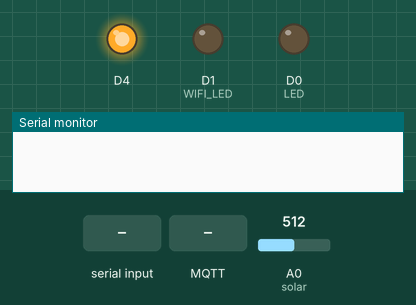
This sketch was run on a simulated ESP8266 (NodeMCU). Parts: output pins drawn as LEDs (lit = HIGH, except the on-board LED, lit = LOW), the last lines printed to the serial monitor. The inputs (shaded band) are chosen by the test bench; at power-on: A0 (solar) = 512. WiFi joins after 1.5 s; servers stay silent unless stated; no MQTT or app messages arrive unless stated.

Above: at 0.1 s.
At 2.7 s:
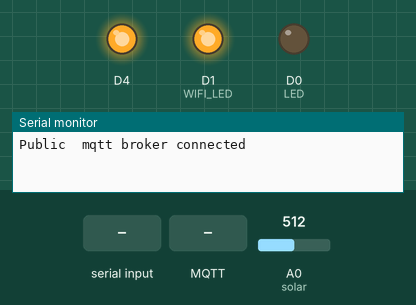
2.8 s: "1" received over Serial
At 3.2 s:
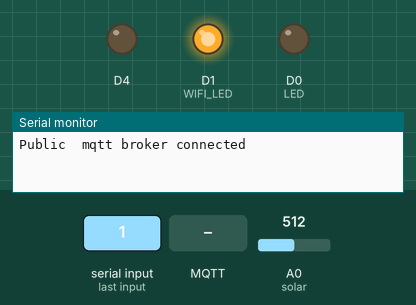
4.8 s: MQTT message "1" arrives on the first subscribed topic
6.3 s: MQTT message "on" arrives on the first subscribed topic
7.9 s: MQTT message "off" arrives on the first subscribed topic
Timing chart, 0 to 10.5 s (numbered marks = the images above; inputs shaded):
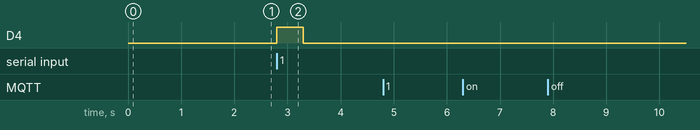

The sketch:

MMTS_APP.ino
```cpp
#include <ESP8266WiFi.h>
#include <PubSubClient.h>
#include <ArduinoJson.h>
#define LED D0            // Led in NodeMCU at pin GPIO16 (D0).
#define WIFI_LED D1
// WiFi
const char *ssid = "Ga"; // Enter your WiFi name
const char *password = "12345678";  // Enter WiFi password
// MQTT Broker
const char *mqtt_broker = "broker.hivemq.com";
const char *topic = "starttopic";
const int mqtt_port = 1883;
int solar=A0;
int ir_status=0;
int buff[20];
int buff_calibration[100];
int diff=0;
int a=0,b[20];
int i=0;
int c;
int solar_flag=0;
WiFiClient espClient;
PubSubClient client(espClient);

void setup() {
  // Set software serial baud to 115200;
  Serial.begin(115200);
   pinMode(LED, OUTPUT);
    pinMode(solar,INPUT);
    pinMode(WIFI_LED,OUTPUT);
    digitalWrite(WIFI_LED,LOW);
   digitalWrite(LED,LOW);
   pinMode(2,OUTPUT);


  // connecting to a WiFi network
  WiFi.begin(ssid, password);
  while (WiFi.status() != WL_CONNECTED) {
      delay(500);
     // Serial.println("Connecting to WiFi..");
  }
 // Serial.println("Connected to the WiFi network");
  digitalWrite(WIFI_LED,HIGH);
  //connecting to a mqtt broker
  client.setServer(mqtt_broker, mqtt_port);
  client.setCallback(callback);
  while (!client.connected()) {
      String client_id = "esp8266-client-";
      client_id += String(WiFi.macAddress());
    //  Serial.printf("The client %s connects to the public mqtt broker\n", client_id.c_str());
      if (client.connect(client_id.c_str())) {
           Serial.println("Public  mqtt broker connected");
          digitalWrite(WIFI_LED,HIGH);


      } else {
        //  Serial.print("failed with state ");
          Serial.print(client.state());
          delay(2000);
      }
  }
  // publish and subscribe
  client.subscribe("starttopic");

}

void callback(char *topic, byte *payload, unsigned int length) {
  int i;
 Serial.print("Received [");
  Serial.print(topic);
  Serial.print("]: ");
  for (i = 0; i < length; i++)
  {
         Serial.print((char)payload[i]);
  }
  solar_flag = 1;
 Serial.println();

}


void loop() {
  if(solar_flag==1)
  {
      solar_fun();
  }


  client.loop();

   if(Serial.available())
  {
    char rec = Serial.read();
    solar_flag=0;
       publishMessage(rec);


  }
}
void publishMessage(char rec)
{
  StaticJsonDocument<200> doc;
  doc["Status"] =rec;
  char jsonBuffer[512];
  serializeJson(doc, jsonBuffer); // print to client
  client.publish("resulttopic", jsonBuffer);
  digitalWrite(BUILTIN_LED,HIGH);
  delay(500);
  digitalWrite(BUILTIN_LED,LOW);
  delay(500);
}

void solar_fun()
{
  // digitalWrite(LED,LOW);
     ir_status=analogRead(solar);
      buff[i]=ir_status;
      // Serial.print("Value: ");
         Serial.println(buff[i]);
         delay(500);
     if(i>0)
     {
        c= buff[i]-buff[i-1];
        // Serial.print("Value: ");
        // Serial.println(c);
         delay(50);
        if(c>=12&&c<23)
        {
             digitalWrite(LED,HIGH);
             Serial.println("Shot success");
             delay(1000);
                    }
        else
        {
          digitalWrite(LED,LOW);
        }

     }
     if(i>19)
        i=0;
    i++;
}


  
```

Measured:
- after the input at 2.8 s, D4: LOW → HIGH at once, → LOW 0.50 s later
